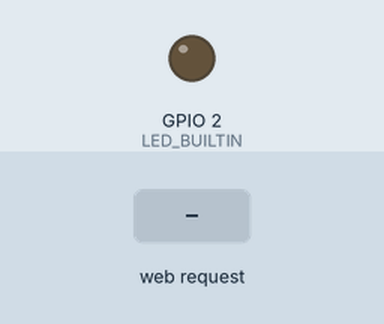
The sketch below on a simulated ESP8266 (NodeMCU). On the bench: output pins drawn as LEDs (lit = HIGH, except the on-board LED, lit = LOW). The test bench sets the inputs (shaded band). WiFi joins after 1.5 s; servers stay silent unless stated; what the sketch prints to the serial monitor is not drawn.

Above: at 2.7 s.
2.8 s: HTTP request GET /toggle received
At 3.5 s:
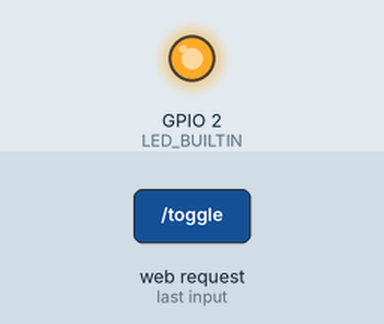
4.3 s: HTTP request GET /status received
Timing chart, 0 to 7.3 s (numbered marks = the images above; inputs shaded):
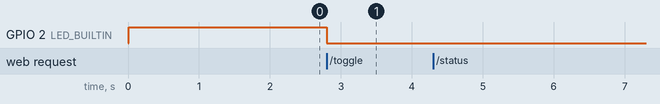

Measured:
- after the input at 2.8 s, GPIO 2 (LED_BUILTIN): HIGH → LOW at once

The sketch:

nodeCode.ino
```cpp
#include <ESP8266WiFi.h>

const char* ssid = "ssid";
const char* password = "password";

String ledStatus = "false";
int val = 0;

// Create an instance of the server
// specify the port to listen on as an argument
WiFiServer server(80);

void setup() {
  Serial.begin(115200);
  delay(10);

  // prepare GPIO2
  pinMode(2, OUTPUT);
  pinMode(LED_BUILTIN, OUTPUT);
  digitalWrite(2, 0);

  // Turn LED off
  digitalWrite(LED_BUILTIN, HIGH);

  // Connect to WiFi network
  Serial.println();
  Serial.println();
  Serial.print("Connecting to ");
  Serial.println(ssid);

  WiFi.begin(ssid, password);

  while (WiFi.status() != WL_CONNECTED) {
    delay(500);
    Serial.print(".");
  }
  Serial.println("");
  Serial.println("WiFi connected");

  // Start the server
  server.begin();
  Serial.println("Server started");

  // Print the IP address
  Serial.println(WiFi.localIP());
}

void loop() {
  // Check if a client has connected
  WiFiClient client = server.available();
  if (!client) {
    return;
  }

  // Wait until the client sends some data
  Serial.println("new client");
  while(!client.available()){
    delay(1);
  }

  // Read the first line of the request
  String req = client.readStringUntil('\r');
  Serial.println(req);
  client.flush();

  // Match the request
  int toggle = 0;

  if (req.indexOf("/status") != -1)
    Serial.println("Status Request rcvd");
  else if (req.indexOf("/toggle") != -1)
    Serial.println("Toggle Command rcvd"),
    toggle = 1;
  else {
    Serial.println("invalid request");
    client.stop();
    return;
  }

  Serial.println(toggle);
  Serial.println(val);
  if (toggle == 1){
    toggle = 0;
    if (val)
      val = 0,
      ledStatus = "false";
    else {
      val = 1,
      ledStatus = "true";
    };
  };


//  if (req.indexOf("/gpio/0") != -1)
//    val = 0,
//    ledStatus = "off";
//  else if (req.indexOf("/gpio/1") != -1)
//    val = 1,
//    ledStatus = "on";
//  else {
//    Serial.println("invalid request");
//    client.stop();
//    return;
//  }

  // Set GPIO2 according to the request
  digitalWrite(2, val);
  if (val == 0 ) {
    digitalWrite(LED_BUILTIN, HIGH);
  } else if ( val == 1) {
    digitalWrite(LED_BUILTIN, LOW);
  }

  client.flush();

  // Prepare the response
    client.println("HTTP/1.1 200 OK");
    client.println("Content-Type: application/json");
    client.println("Access-Control-Allow-Origin: *");
    client.println();
    client.print("{\"status\":\"");
    client.print(ledStatus);
    client.print("\"}");
    client.println();

  // Send the response to the client
//  client.print(s);
  delay(1);
  Serial.println("Client disonnected");

  // The client will actually be disconnected
  // when the function returns and 'client' object is detroyed
}
```
